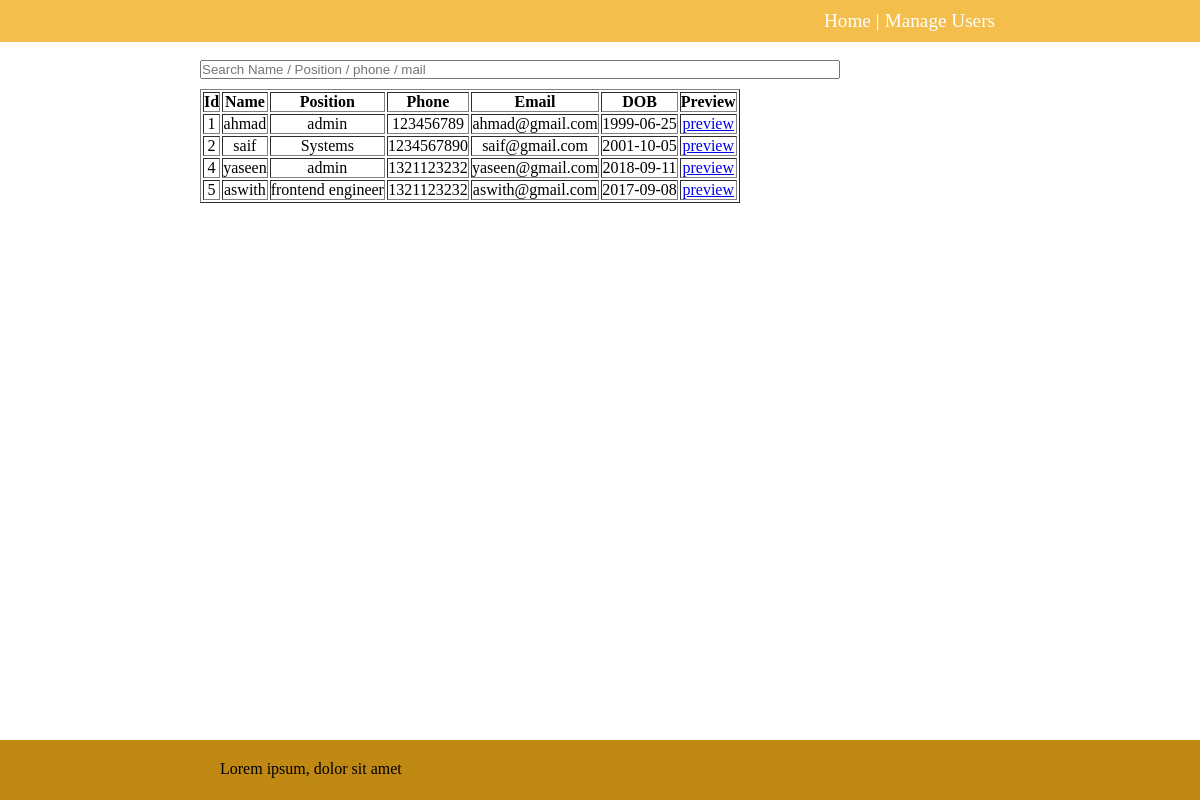
The app's page /, older data.
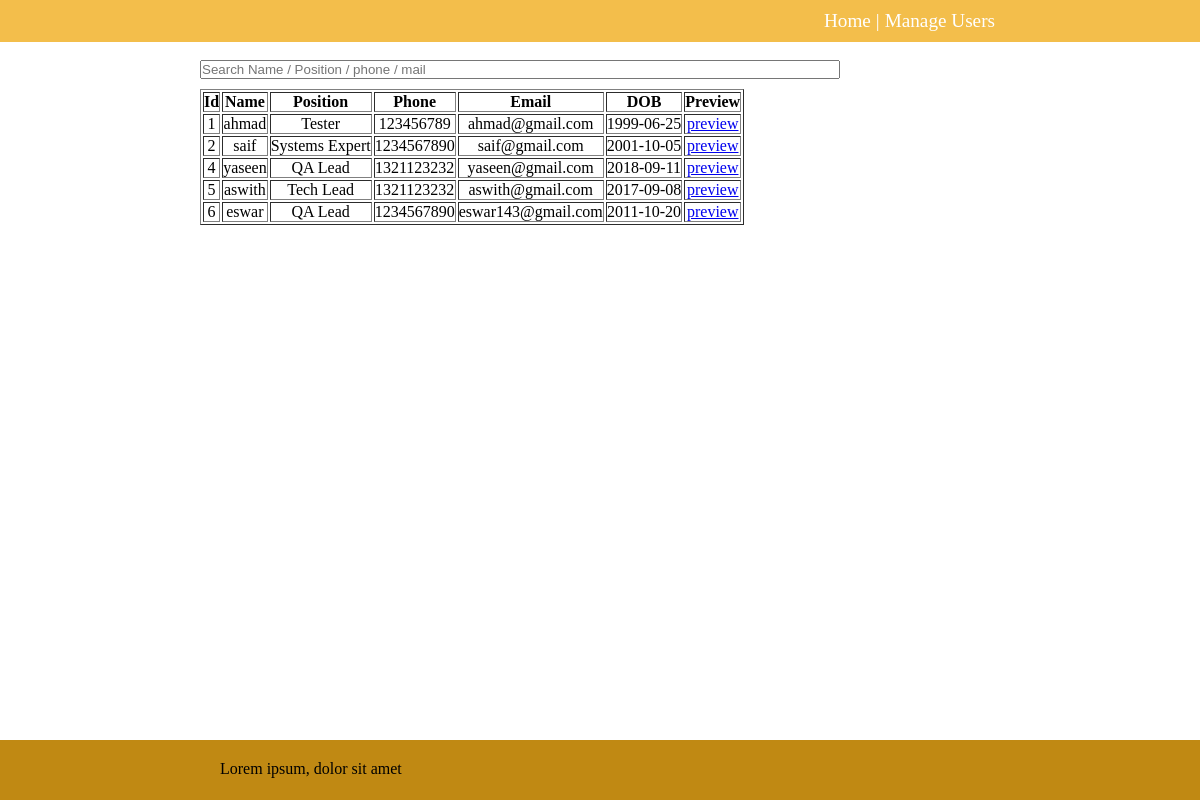
The same page, newer data.
### app.py (models this page shows, shortened)
class User(db.Model):
    id = db.Column(db.Integer, primary_key = True)
    name = db.Column(db.String(50), nullable = False)
    pic = db.Column(db.Text, unique = True, nullable = False)
    mimetype = db.Column(db.Text, nullable = False)
    position = db.Column(db.String(50), nullable = False)
    date_of_birth = db.Column(db.Date, nullable = False)
    blood_group = db.Column(db.String(50), nullable = False)
    phone = db.Column(db.String(50), nullable = False)
    email = db.Column(db.String(80), nullable = False)

### app.py (the view)
@app.route("/")
def index():
    users = User.query.order_by(User.id).all()
    return render_template('index.html',users = users)

### templates/index.html (shortened to what this page needs)
{% extends 'base.html' %}
{% block body %}
<br>
<input id="index-user-search" width="1200px" type="text" placeholder="Search Name / Position / phone / mail">
<table border="1px" style="text-align: center;" id="index-table">
    <tr>
        <th>Id</th>
        <th>Name</th>
        <th>Position</th>
        <th>Phone</th>
        <th>Email</th>
        <th>DOB</th>
        <th>Preview</th>
    </tr>
    {% for user in users %}
        <tr>
            <td>{{ user.id }}</td>
            <td>{{ user.name }}</td>
            <td>{{ user.position }}</td>
            <td>{{ user.phone }}</td>
            <td>{{ user.email }}</td>
            <td>{{ user.date_of_birth }}</td>
            <td><a href="{{ url_for('preview',id = user.id) }}">preview</a></td>
        </tr>
    {% endfor %}
</table>
{% endblock %}

Row changes from the older to the newer data that the page shows:
changed User "ahmad": position "admin" → "Tester"
changed User "saif": position "Systems" → "Systems Expert"
changed User "yaseen": position "admin" → "QA Lead"
changed User "aswith": position "frontend engineer" → "Tech Lead"
added User: id "6", name "eswar", position "QA Lead", phone "1234567890", email "eswar143@gmail.com", date_of_birth "2011-10-20"
